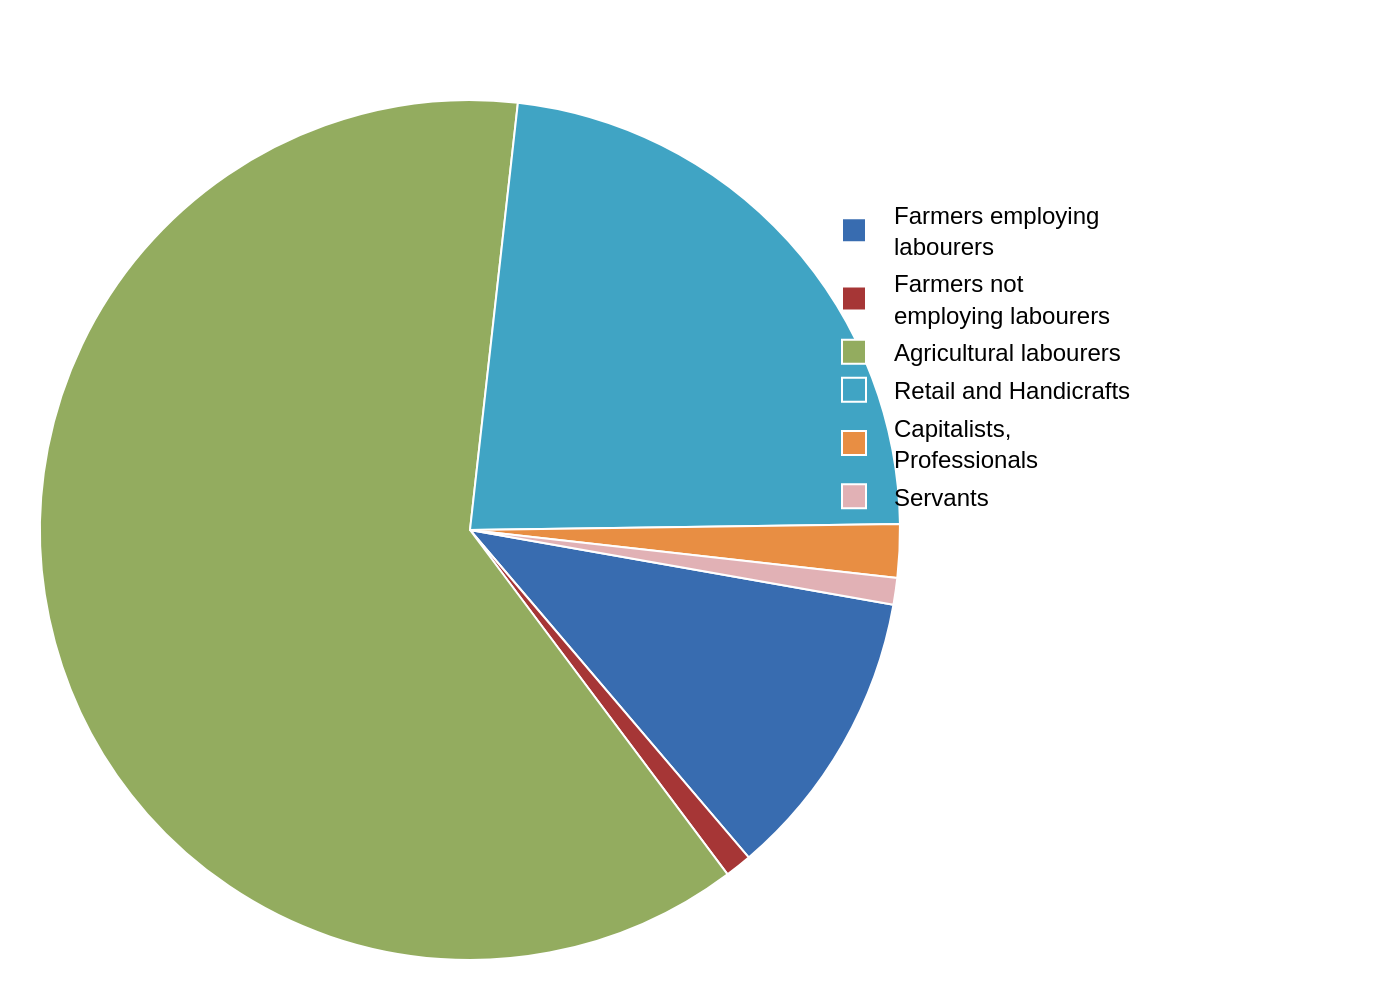

This chart was generated by the following Python code:
import sys
import json
import plotly.graph_objects as go

if len(sys.argv) != 2:
    print("Usage: python <script_name>.py <json_file_path>")
    sys.exit(1)

json_path = sys.argv[1]

try:
    with open(json_path, 'r', encoding='utf-8') as f:
        config = json.load(f)
except FileNotFoundError:
    print(f"Error: JSON file not found at {json_path}")
    sys.exit(1)
except json.JSONDecodeError:
    print(f"Error: Could not decode JSON from {json_path}")
    sys.exit(1)

chart_data = config.get('chart_data', [])
texts = config.get('texts', {})
colors = config.get('colors', [])

labels = [item['label'] for item in chart_data]
values = [item['value'] for item in chart_data]

pie_trace = go.Pie(
    labels=labels,
    values=values,
    marker=dict(colors=colors, line=dict(color='#FFFFFF', width=1)),
    hoverinfo='label+percent',
    textinfo='none',
    sort=False,
    direction='clockwise',
    rotation=100
)

title_text = texts.get('title')
subtitle_text = texts.get('subtitle')
full_title = ""
if title_text:
    full_title += f"<b>{title_text}</b>"
if subtitle_text:
    full_title += f"<br><sub>{subtitle_text}</sub>"

layout = go.Layout(
    title=dict(text=full_title if full_title else None),
    font=dict(
        family="Arial",
        size=12,
        color="black"
    ),
    showlegend=True,
    legend=dict(
        x=0.9,
        y=0.9,
        xanchor='left',
        yanchor='top',
        bgcolor='rgba(0,0,0,0)',
        bordercolor='rgba(0,0,0,0)'
    ),
    paper_bgcolor='white',
    plot_bgcolor='white',
    margin=dict(l=20, r=250, t=50, b=20)
)

fig = go.Figure(data=[pie_trace], layout=layout)

base_filename = json_path.split('/')[-1].split('\\')[-1].rsplit('.', 1)[0]
output_filename = f"{base_filename}.png"

fig.write_image(output_filename, scale=2)

print(f"Chart saved to {output_filename}")
